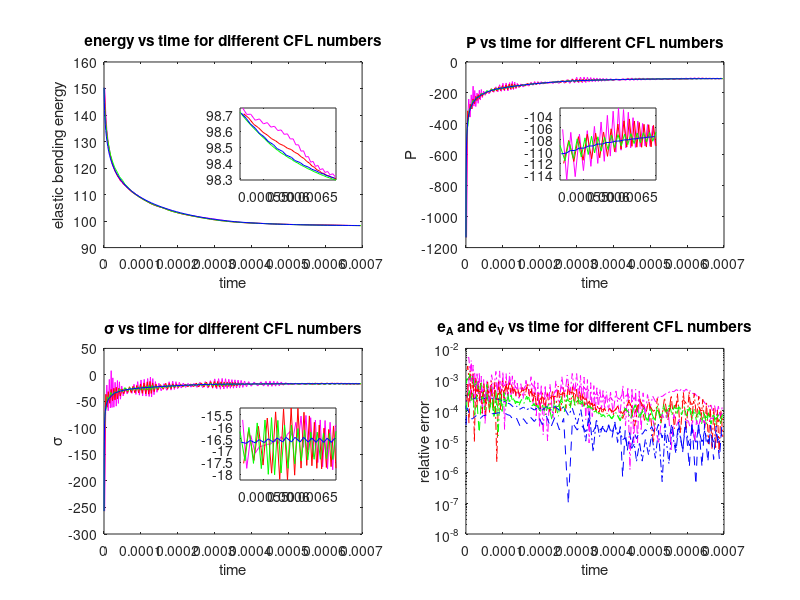

Write MATLAB code to recreate this figure.
% draw convergence pictures

load('CFL1.mat')
load('CFL0_5.mat')
load('CFL0_25.mat')
load('CFL0_1.mat')
%load('CFL1.mat')
%load('CFL0_01.mat')

figure
clf

time = 0.7e-3;
time2 = 0.5e-3;

subplot(2,2,1)
hold on
plot(t1(t1<time),ene1(t1<time),'m')
plot(t0_5(t0_5<time),ene0_5(t0_5<time),'r')
plot(t0_25(t0_25<time),ene0_25(t0_25<time),'g')
plot(t0_1(t0_1<time),ene0_1(t0_1<time),'b')
%plot(t0_01(t0_01<time),ene0_01(t0_01<time),'g')

box on
xlabel('time')
ylabel('elastic bending energy')
title('energy vs time for different CFL numbers')


subplot(2,2,2)
hold on
plot(t1(t1<time),P1(t1<time),'m')
plot(t0_5(t0_5<time),P0_5(t0_5<time),'r')
plot(t0_25(t0_25<time),P0_25(t0_25<time),'g')
plot(t0_1(t0_1<time),P0_1(t0_1<time),'b')
%plot(t0_01(t0_01<time),P0_01(t0_01<time),'g')

box on
xlabel('time')
ylabel('P')
title('P vs time for different CFL numbers')

subplot(2,2,3)
hold on
plot(t1(t1<time),ten1(t1<time),'m')
plot(t0_5(t0_5<time),ten0_5(t0_5<time),'r')
plot(t0_25(t0_25<time),ten0_25(t0_25<time),'g')
plot(t0_1(t0_1<time),ten0_1(t0_1<time),'b')
%plot(t0_01(t0_01<time),ten0_01(t0_01<time),'g')

box on
xlabel('time')
ylabel('\sigma')
title('\sigma vs time for different CFL numbers')

subplot(2,2,4)
semilogy(t1(t1<time),abs(da1(t1<time)),'m-.')
hold on
semilogy(t0_5(t0_5<time),abs(da0_5(t0_5<time)),'r-.')
semilogy(t0_25(t0_25<time),abs(da0_25(t0_25<time)),'g-.')
semilogy(t0_1(t0_1<time),abs(da0_1(t0_1<time)),'b-.')
%semilogy(t0_01(t0_01<time),abs(da0_01(t0_01<time)),'g-.')

semilogy(t1(t1<time),abs(dv1(t1<time)),'m--')
semilogy(t0_5(t0_5<time),abs(dv0_5(t0_5<time)),'r--')
semilogy(t0_25(t0_25<time),abs(dv0_25(t0_25<time)),'g--')
semilogy(t0_1(t0_1<time),abs(dv0_1(t0_1<time)),'b--')
%semilogy(t0_01(t0_01<time),abs(dv0_01(t0_01<time)),'g--')

box on
xlabel('time')
ylabel('relative error')
title('e_A and e_V vs time for different CFL numbers')

axes('position', [.3 .7 .12 .12])
box on
hold on
plot(t1(t1<time & t1>time2),ene1(t1<time & t1>time2),'m')
plot(t0_5(t0_5<time & t0_5>time2),ene0_5(t0_5<time & t0_5>time2),'r')
plot(t0_25(t0_25<time & t0_25>time2),ene0_25(t0_25<time & t0_25>time2),'g')
plot(t0_1(t0_1<time & t0_1>time2),ene0_1(t0_1<time & t0_1>time2),'b')
%plot(t0_01(t0_01<time & t0_01>time2),ene0_01(t0_01<time & t0_01>time2),'g')
axis tight

axes('position', [.7 .7 .12 .12])
box on
hold on
plot(t1(t1<time & t1>time2),P1(t1<time & t1>time2),'m')
plot(t0_5(t0_5<time & t0_5>time2),P0_5(t0_5<time & t0_5>time2),'r')
plot(t0_25(t0_25<time & t0_25>time2),P0_25(t0_25<time & t0_25>time2),'g')
plot(t0_1(t0_1<time & t0_1>time2),P0_1(t0_1<time & t0_1>time2),'b')
%plot(t0_01(t0_01<time & t0_01>time2),P0_01(t0_01<time & t0_01>time2),'g.')
axis tight

axes('position', [.3 .2 .12 .12])
box on
hold on
plot(t1(t1<time & t1>time2),ten1(t1<time & t1>time2),'m')
plot(t0_5(t0_5<time & t0_5>time2),ten0_5(t0_5<time & t0_5>time2),'r')
plot(t0_25(t0_25<time & t0_25>time2),ten0_25(t0_25<time & t0_25>time2),'g')
plot(t0_1(t0_1<time & t0_1>time2),ten0_1(t0_1<time & t0_1>time2),'b')
%plot(t0_01(t0_01<time & t0_01>time2),ten0_01(t0_01<time & t0_01>time2),'g')
axis tight

